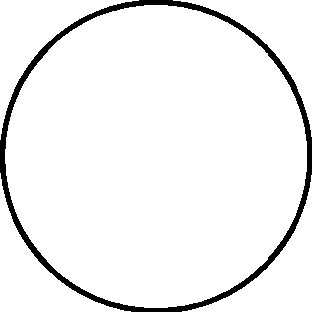
#> input picture base_images/circle.png, 312 x 312 px
$ python -i draw.py   (imports and definitions only)
#> lines starting #> are read from the running program, lines starting #| are printed output that depends on the picture; after the words box and inside, x2 and y2 are one past the last pixel; in counts of white or black regions, pixels touching at a corner belong together
#> further down, picture is the input picture: shape (312, 312, 3); 94.6% white; 1 black region, box (x1, y1, x2, y2) and area: (0, 0, 312, 312) 5299
import cv2
import numpy as np
from card import Card
from constants import Constants
from tqdm.notebook import tqdm

def get_masks(img: np.array) -> np.array:
   # Read the image
    gray = cv2.cvtColor(img, cv2.COLOR_BGR2GRAY)
#> gray: shape (312, 312); 94.6% white; 1 black region
    # Threshold the image to get a binary image
    _, threshold = cv2.threshold(gray, 240, 255, cv2.THRESH_BINARY)
    # Find contours
    contours, _ = cv2.findContours(threshold, cv2.RETR_EXTERNAL, cv2.CHAIN_APPROX_SIMPLE)
#> contours = 5 contours; box (x1, y1, x2, y2) and area: (5, 5, 307, 308) 71522, (0, 0, 139, 140) 4898, (173, 0, 312, 137) 4835, (0, 173, 131, 312) 4750, (182, 175, 312, 312) 4698
    all_masks = []
    for contour in contours:
        # Exclude contour containing a corner :
        if min(contour[:, 0, 0]) == 0 or min(contour[:, 0, 1]) == 0 or max(contour[:, 0, 0]) == img.shape[1] - 1 or max(contour[:, 0, 1]) == img.shape[0] - 1:
            continue
        mask = np.zeros_like(img)
        cv2.drawContours(mask, [contour], -1, (255, 255, 255), -1)
        mask = cv2.bitwise_and(mask, img)
        all_masks.append(mask)
#> this loop made 5 passes
#> pass 3, in get_masks, `mask = cv2.bitwise_and(mask, img)`:
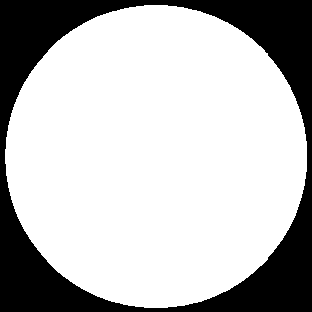
#> mask: shape (312, 312, 3); 73.9% white; 1 black region, box (x1, y1, x2, y2) and area: (0, 0, 312, 312) 25392
#> after the loop, all_masks = 1 item
    # Remove from this mask the pixels that are not black in the original image
    return all_masks


# [90 lines left out: functions hatch_within_mask, bubbles_within_mask, fill_element, colorize, make_final_card, draw_card, not called in this run]


# [26 lines not run here, left out]

>>> import cv2
>>> picture = cv2.imread('base_images/circle.png')
>>> result = get_masks(picture)
#> result = 1 item
